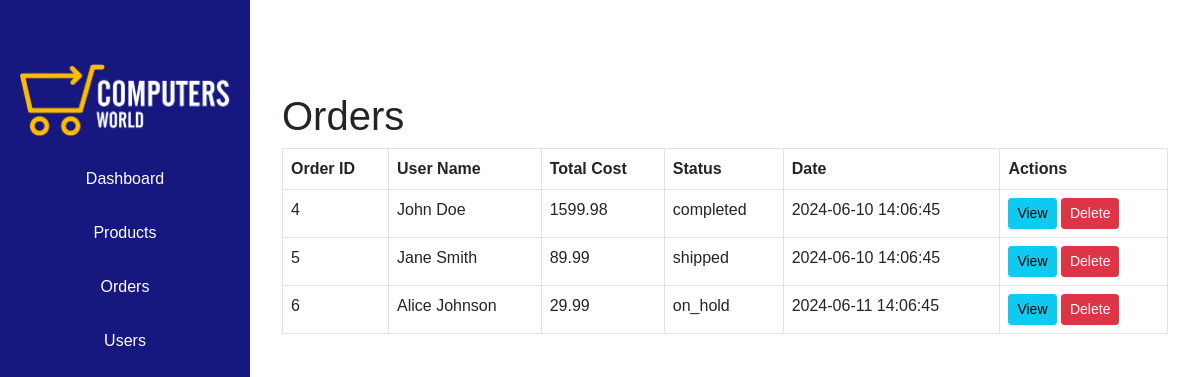
Page /Admin/index.php?page=orders (signed in) on the committed database.
### tables this page shows
CREATE TABLE `orders` (
                          `order_id` int(11) NOT NULL,
                          `order_cost` decimal(6,2) NOT NULL,
                          `order_status` varchar(100) NOT NULL DEFAULT 'on_hold',
                          `user_id` int(11) NOT NULL,
                          `order_date` datetime NOT NULL DEFAULT current_timestamp()
);

CREATE TABLE `users` (
                         `user_id` int(11) NOT NULL,
                         `user_name` varchar(108) NOT NULL,
                         `user_email` varchar(100) NOT NULL,
                         `user_password` varchar(100) NOT NULL,
                         `first_name` varchar(100) NOT NULL,
                         `last_name` varchar(100) NOT NULL,
                         `phone_number` varchar(15) NOT NULL,
                         `birth_date` date NOT NULL,
                         `gender` enum('male','female') NOT NULL,
                         `city` varchar(100) NOT NULL,
                         `region` varchar(100) NOT NULL,
                         `street` varchar(100) NOT NULL,
                         `role` int(11) DEFAULT 0
);

### Admin/pages/orders.php (the view, shortened to what this page needs)
<?php
include ('server/connection.php');
?>
<div class="container mt-5">
    <h1>Orders</h1>
    <table class="table table-bordered">
        <thead>
        <tr>
            <th>Order ID</th>
            <th>User Name</th>
            <th>Total Cost</th>
            <th>Status</th>
            <th>Date</th>
            <th>Actions</th>
        </tr>
        </thead>
        <tbody>
        <?php
        $query = "
            SELECT orders.order_id, orders.order_cost, orders.order_status, orders.order_date, users.user_name
            FROM orders
            JOIN users ON orders.user_id = users.user_id
        ";
        if ($stmt = $conn->prepare($query)) {
            $stmt->execute();
            $result = $stmt->get_result();
            while ($row = $result->fetch_assoc()) {
                echo "<tr>
                        <td>{$row['order_id']}</td>
                        <td>{$row['user_name']}</td>
                        <td>{$row['order_cost']}</td>
                        <td>{$row['order_status']}</td>
                        <td>{$row['order_date']}</td>
                        <td>
                            <a href='pages/orderDetails.php?order_id={$row['order_id']}' class='btn btn-info btn-sm'>View</a>
                            <a href='server/functions.php?delete_order={$row['order_id']}' class='btn btn-danger btn-sm'>Delete</a>
                        </td>
                    </tr>";
            }
        } else {
            echo "<tr><td colspan='6'>Error retrieving orders.</td></tr>";
        }
        ?>
        </tbody>
    </table>
</div>

### Admin/index.php (shortened to what this page needs)
<!doctype html>
<html lang="en">
<head>
    <link href="https://cdn.jsdelivr.net/npm/bootstrap@5.0.2/dist/css/bootstrap.min.css" rel="stylesheet">
    <link rel="stylesheet" href="css/admin.css">
</head>
<body>
<?php include('pages/sidebar.php'); ?>
<div class="main-content">
    <?php
    $page = isset($_GET['page']) ? $_GET['page'] : 'dashboard';
    include("pages/$page.php");
    ?>
</div>
</body>
</html>

### Admin/pages/sidebar.php (shortened to what this page needs)
<div class="sidebar">
    <h2><a href="../HTML/index.php"><img id="logo-image" src="../IMG/Logo.png" style="width: 90%" alt="Computers World Logo"></a>
    </h2>
    <ul>
        <li><a href="index.php?page=dashboard">Dashboard</a></li>
        <li><a href="index.php?page=products">Products</a></li>
        <li><a href="index.php?page=orders">Orders</a></li>
        <li><a href="index.php?page=users">Users</a></li>
    </ul>
</div>

### Admin/css/admin.css (style rules this page uses)
body { font-family: 'Arial', sans-serif; }
.sidebar { width: 250px; position: fixed; top: 0; left: 0; height: 100%; background: #161880; padding-top: 60px; }
.sidebar h2 { color: #fff; text-align: center; }
.sidebar ul { list-style: none; padding: 0; }
.sidebar ul li { padding: 15px; text-align: center; }
.sidebar ul li a { color: #fff; text-decoration: none; display: block; }
.main-content { margin-left: 250px; padding: 20px; }

### rows in the picture
orders: order_id "4", user.user_name "John Doe", order_cost "1599.98", order_status "completed", order_date "2024-06-10 14:06:45"
orders: order_id "5", user.user_name "Jane Smith", order_cost "89.99", order_status "shipped", order_date "2024-06-10 14:06:45"
orders: order_id "6", user.user_name "Alice Johnson", order_cost "29.99", order_status "on_hold", order_date "2024-06-11 14:06:45"
